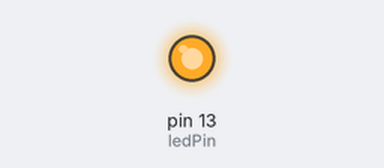
The sketch below on a simulated Arduino Uno, built with avr-gcc and run on an emulated ATmega328P. On the bench: output pins drawn as LEDs (lit = HIGH).

Above: at 0.2 s.
At 5.5 s:
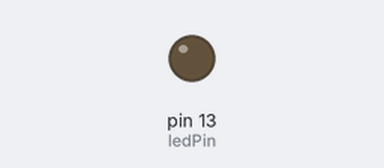
Timing chart, 0 to 8.1 s (numbered marks = the images above):
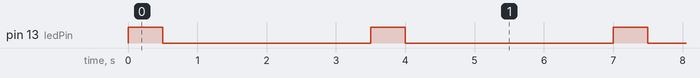

Measured:
- by itself, pin 13 (ledPin): alternates HIGH for 0.50 s and LOW for 3.0 s

The sketch:

exec_01_led.ino
```cpp
int ledPin = 13;           // Pino onde o LED está conectado
int tempoLigado = 500;     // Tempo que o LED vai ficar ligado (em milissegundos)
int tempoDesligado = 3000;  // Tempo que o LED vai ficar desligado

void setup() {
  pinMode(ledPin, OUTPUT);
}

void loop() {
  digitalWrite(ledPin, HIGH);  // Liga o LED
  delay(tempoLigado);          // Aguarda o tempo de "ligado"
  digitalWrite(ledPin, LOW);   // Desliga o LED
  delay(tempoDesligado);       // Aguarda o tempo de "desligado"
}
```
